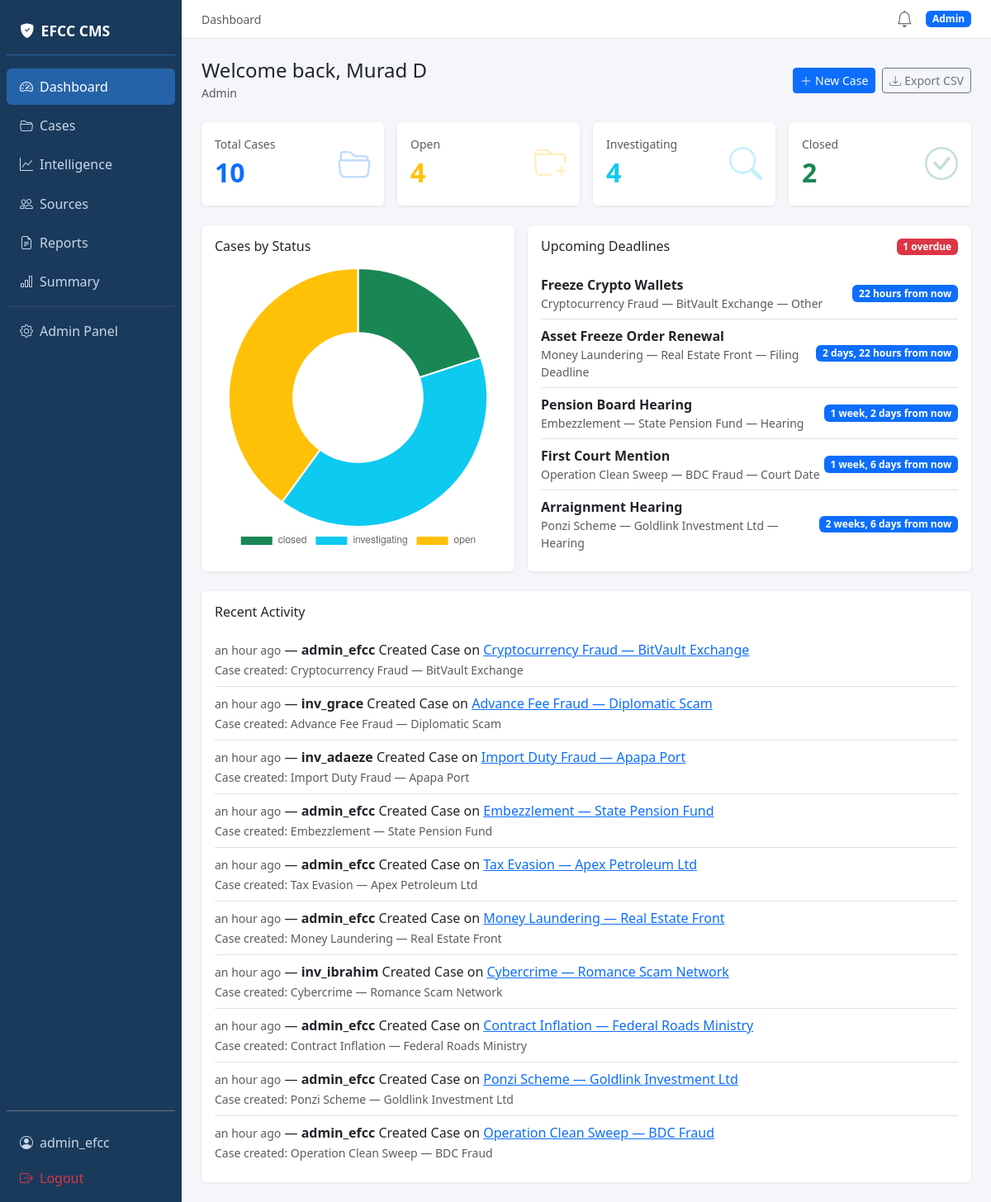
Screenshot of / (signed in) with the database file from the repository.
### core/models.py (models this page shows, shortened)
class User(AbstractUser):
    ROLE_CHOICES = (
        ('admin', 'Admin'),
        ('investigator', 'Investigator'),
        ('legal', 'Legal Officer'),
        ('analyst', 'Analyst'),
    )
    role = models.CharField(max_length=20, choices=ROLE_CHOICES, default='investigator')
    phone = models.CharField(max_length=20, blank=True)
    avatar = models.ImageField(upload_to='avatars/', blank=True, null=True)
    two_factor_enabled = models.BooleanField(default=False)
    two_factor_secret = models.CharField(max_length=32, blank=True)

class CaseDeadline(models.Model):
    DEADLINE_TYPE_CHOICES = (
        ('court_date', 'Court Date'),
        ('filing', 'Filing Deadline'),
        ('hearing', 'Hearing'),
        ('review', 'Case Review'),
        ('other', 'Other'),
    )
    case = models.ForeignKey(Case, on_delete=models.CASCADE, related_name='deadlines')
    title = models.CharField(max_length=255)
    deadline_type = models.CharField(max_length=20, choices=DEADLINE_TYPE_CHOICES, default='other')
    due_date = models.DateTimeField()
    notes = models.TextField(blank=True)
    created_by = models.ForeignKey(settings.AUTH_USER_MODEL, on_delete=models.SET_NULL, null=True)
    created_at = models.DateTimeField(auto_now_add=True)
    is_completed = models.BooleanField(default=False)
    class Meta:
        ordering = ['due_date']
    @property
    def is_overdue(self):
        return not self.is_completed and self.due_date < timezone.now()

class Case(models.Model):
    STATUS_CHOICES = (
        ('open', 'Open'),
        ('investigating', 'Investigating'),
        ('closed', 'Closed'),
    )
    PRIORITY_CHOICES = (
        ('low', 'Low'),
        ('medium', 'Medium'),
        ('high', 'High'),
        ('critical', 'Critical'),
    )
    title = models.CharField(max_length=255)
    description = models.TextField()
    status = models.CharField(max_length=20, choices=STATUS_CHOICES, default='open')
    priority = models.CharField(max_length=10, choices=PRIORITY_CHOICES, default='medium')
    created_by = models.ForeignKey(settings.AUTH_USER_MODEL, on_delete=models.CASCADE, related_name='created_cases')
    assigned_to = models.ForeignKey(settings.AUTH_USER_MODEL, null=True, blank=True, on_delete=models.SET_NULL, related_name='assigned_cases')
    created_at = models.DateTimeField(auto_now_add=True)
    updated_at = models.DateTimeField(auto_now=True)

class ActivityLog(models.Model):
    ACTION_CHOICES = (
        ('create_case', 'Created Case'),
        ('update_case', 'Updated Case'),
        ('upload_evidence', 'Uploaded Evidence'),
        ('change_status', 'Changed Case Status'),
        ('add_comment', 'Added Comment'),
        ('add_suspect', 'Added Suspect'),
        ('add_deadline', 'Added Deadline'),
    )
    user = models.ForeignKey(settings.AUTH_USER_MODEL, on_delete=models.CASCADE)
    case = models.ForeignKey(Case, on_delete=models.CASCADE)
    action = models.CharField(max_length=50, choices=ACTION_CHOICES)
    timestamp = models.DateTimeField(auto_now_add=True)
    details = models.TextField(blank=True)

### core/views.py (the view)
# urls.py: path('', views.dashboard, name='dashboard'),
@login_required
def dashboard(request):
    user = request.user
    if user.role == 'admin':
        cases = Case.objects.all()
        total_users = User.objects.count()
    else:
        cases = Case.objects.filter(assigned_to=user)
        total_users = None
    total_cases = cases.count()
    open_cases = cases.filter(status='open').count()
    investigating = cases.filter(status='investigating').count()
    closed_cases = cases.filter(status='closed').count()
    status_data = list(cases.values('status').annotate(total=Count('id')))
    upcoming_deadlines = CaseDeadline.objects.filter(
        case__in=cases,
        is_completed=False,
        due_date__gte=timezone.now(),
    ).select_related('case').order_by('due_date')[:5]
    overdue_deadlines = CaseDeadline.objects.filter(
        case__in=cases,
        is_completed=False,
        due_date__lt=timezone.now(),
    ).select_related('case').count()
    unread_count = Notification.objects.filter(recipient=user, is_read=False).count()
    recent_activity = ActivityLog.objects.filter(
        case__in=cases
    ).select_related('user', 'case').order_by('-timestamp')[:10]
    return render(request, 'dashboard.html', {
        'total_cases': total_cases,
        'total_users': total_users,
        'open_cases': open_cases,
        'investigating': investigating,
        'closed_cases': closed_cases,
        'status_data': status_data,
        'upcoming_deadlines': upcoming_deadlines,
        'overdue_deadlines': overdue_deadlines,
        'unread_count': unread_count,
        'recent_activity': recent_activity,
    })

### templates/dashboard.html (shortened to what this page needs)
{% extends 'base.html' %}
{% load humanize %}
{% block page_title %}Dashboard{% endblock %}
{% block nav_dashboard %}active{% endblock %}
{% block content %}
<div class="d-flex justify-content-between align-items-center mb-4">
    <div>
        <h4 class="mb-0">Welcome back, {{ request.user.get_full_name|default:request.user.username }}</h4>
        <small class="text-muted">{{ request.user.get_role_display }}</small>
    </div>
    <div class="d-flex gap-2">
        <a href="{% url 'case_create' %}" class="btn btn-primary btn-sm">
            <i class="bi bi-plus-lg me-1"></i>New Case
        </a>
        <a href="{% url 'export_cases_csv' %}" class="btn btn-outline-secondary btn-sm">
            <i class="bi bi-download me-1"></i>Export CSV
        </a>
    </div>
</div>
<div class="row g-3 mb-4">
    <div class="col-sm-6 col-xl-3">
        <div class="card p-3">
            <div class="d-flex justify-content-between align-items-center">
                <div>
                    <div class="text-muted small">Total Cases</div>
                    <div class="fs-2 fw-bold text-primary">{{ total_cases }}</div>
                </div>
                <i class="bi bi-folder2-open fs-1 text-primary opacity-25"></i>
            </div>
        </div>
    </div>
    <div class="col-sm-6 col-xl-3">
        <div class="card p-3">
            <div class="d-flex justify-content-between align-items-center">
                <div>
                    <div class="text-muted small">Open</div>
                    <div class="fs-2 fw-bold text-warning">{{ open_cases }}</div>
                </div>
                <i class="bi bi-folder-plus fs-1 text-warning opacity-25"></i>
            </div>
        </div>
    </div>
    <div class="col-sm-6 col-xl-3">
        <div class="card p-3">
            <div class="d-flex justify-content-between align-items-center">
                <div>
                    <div class="text-muted small">Investigating</div>
                    <div class="fs-2 fw-bold text-info">{{ investigating }}</div>
                </div>
                <i class="bi bi-search fs-1 text-info opacity-25"></i>
            </div>
        </div>
    </div>
    <div class="col-sm-6 col-xl-3">
        <div class="card p-3">
            <div class="d-flex justify-content-between align-items-center">
                <div>
                    <div class="text-muted small">Closed</div>
                    <div class="fs-2 fw-bold text-success">{{ closed_cases }}</div>
                </div>
                <i class="bi bi-check-circle fs-1 text-success opacity-25"></i>
            </div>
        </div>
    </div>
</div>
<div class="row g-3 mb-4">
    <div class="col-lg-5">
        <div class="card p-3 h-100">
            <h6 class="mb-3">Cases by Status</h6>
            <canvas id="statusChart" height="200"></canvas>
        </div>
    </div>
    <div class="col-lg-7">
        <div class="card p-3 h-100">
            <div class="d-flex justify-content-between align-items-center mb-3">
                <h6 class="mb-0">Upcoming Deadlines</h6>
                {% if overdue_deadlines > 0 %}
                <span class="badge bg-danger">{{ overdue_deadlines }} overdue</span>
                {% endif %}
            </div>
            {% if upcoming_deadlines %}
            <ul class="list-group list-group-flush">
                {% for d in upcoming_deadlines %}
                <li class="list-group-item px-0 d-flex justify-content-between align-items-center">
                    <div>
                        <strong>{{ d.title }}</strong>
                        <div class="text-muted small">{{ d.case.title }} — {{ d.get_deadline_type_display }}</div>
                    </div>
                    <span class="badge bg-{% if d.is_overdue %}danger{% else %}primary{% endif %}">
                        {{ d.due_date|naturaltime }}
                    </span>
                </li>
                {% endfor %}
            </ul>
            {% else %}
            <p class="text-muted small">No upcoming deadlines.</p>
            {% endif %}
        </div>
    </div>
</div>
<div class="card p-3">
    <h6 class="mb-3">Recent Activity</h6>
    {% if recent_activity %}
    <ul class="list-group list-group-flush">
        {% for log in recent_activity %}
        <li class="list-group-item px-0">
            <span class="text-muted small">{{ log.timestamp|naturaltime }}</span> —
            <strong>{{ log.user.username }}</strong> {{ log.get_action_display }} on
            <a href="{% url 'case_detail' log.case.pk %}">{{ log.case.title }}</a>
            {% if log.details %}<br><small class="text-muted">{{ log.details }}</small>{% endif %}
        </li>
        {% endfor %}
    </ul>
    {% else %}
    <p class="text-muted small">No recent activity.</p>
    {% endif %}
</div>
{% endblock %}
{% block extra_js %}
<script>
const statusData = {{ status_data|safe }};
const labels = statusData.map(d => d.status);
const values = statusData.map(d => d.total);
const colors = { open: '#ffc107', investigating: '#0dcaf0', closed: '#198754' };
new Chart(document.getElementById('statusChart'), {
    type: 'doughnut',
    data: {
        labels: labels,
        datasets: [{
            data: values,
            backgroundColor: labels.map(l => colors[l] || '#6c757d'),
        }]
    },
    options: { plugins: { legend: { position: 'bottom' } } }
});
</script>
{% endblock %}

### templates/base.html (shortened to what this page needs)
{% load humanize %}
<!DOCTYPE html>
<html lang="en">
<head>
    <link href="https://cdn.jsdelivr.net/npm/bootstrap@5.3.0/dist/css/bootstrap.min.css" rel="stylesheet">
    <link href="https://cdn.jsdelivr.net/npm/bootstrap-icons@1.11.0/font/bootstrap-icons.css" rel="stylesheet">
</head>
<body>
<div class="d-flex">
    {% if user.is_authenticated %}
    <div class="sidebar d-flex flex-column p-2" style="width:220px; min-width:220px;">
        <div class="sidebar-brand mb-3">
            <i class="bi bi-shield-fill-check me-2"></i>EFCC CMS
        </div>
        <nav class="nav flex-column gap-1">
            <a class="nav-link {% block nav_dashboard %}{% endblock %}" href="{% url 'dashboard' %}">
                <i class="bi bi-speedometer2 me-2"></i>Dashboard
            </a>
            <a class="nav-link {% block nav_cases %}{% endblock %}" href="{% url 'case_list' %}">
                <i class="bi bi-folder2-open me-2"></i>Cases
            </a>
            <a class="nav-link {% block nav_intel %}{% endblock %}" href="{% url 'intel_dashboard' %}">
                <i class="bi bi-graph-up me-2"></i>Intelligence
            </a>
            <a class="nav-link" href="{% url 'source_list' %}">
                <i class="bi bi-people me-2"></i>Sources
            </a>
            <a class="nav-link" href="{% url 'report_list' %}">
                <i class="bi bi-file-earmark-text me-2"></i>Reports
            </a>
            <a class="nav-link" href="{% url 'report_summary' %}">
                <i class="bi bi-bar-chart me-2"></i>Summary
            </a>
            {% if user.role == 'admin' or user.is_staff %}
            <hr class="border-secondary my-1">
            <a class="nav-link" href="{% url 'admin:index' %}">
                <i class="bi bi-gear me-2"></i>Admin Panel
            </a>
            {% endif %}
        </nav>
        <div class="mt-auto pt-3 border-top border-secondary">
            <a class="nav-link" href="{% url 'profile' %}">
                <i class="bi bi-person-circle me-2"></i>{{ user.username }}
            </a>
            <a class="nav-link text-danger" href="{% url 'logout' %}">
                <i class="bi bi-box-arrow-right me-2"></i>Logout
            </a>
        </div>
    </div>
    {% endif %}
    <div class="flex-grow-1 d-flex flex-column" style="min-width:0;">
        {% if user.is_authenticated %}
        <div class="topbar d-flex align-items-center justify-content-between px-4 py-2">
            <span class="text-muted small">{% block page_title %}{% endblock %}</span>
            <div class="d-flex align-items-center gap-3">
                <a href="{% url 'notifications' %}" class="position-relative text-secondary text-decoration-none">
                    <i class="bi bi-bell fs-5"></i>
                </a>
                <span class="badge bg-primary">{{ user.get_role_display }}</span>
            </div>
        </div>
        {% endif %}
        <div class="p-4 flex-grow-1">
            {% block content %}{% endblock %}
        </div>
    </div>
</div>
{% block extra_js %}{% endblock %}
</body>
</html>

### templates/base.html (style rules this page uses)
body { background-color: #f4f6f9; }
.sidebar { min-height: 100vh; background: #1a3a5c; }
.sidebar .nav-link { color: #c8d8e8; padding: .6rem 1rem; border-radius: 6px; }
.sidebar .nav-link:hover, .sidebar .nav-link.active { background: #2563a8; color: #fff; }
.sidebar .nav-link i { width: 20px; }
.sidebar-brand { color: #fff; font-weight: 700; font-size: 1.1rem; padding: 1rem; border-bottom: 1px solid #2563a8; }
.topbar { background: #fff; border-bottom: 1px solid #dee2e6; }
.card { border: none; box-shadow: 0 1px 4px rgba(0,0,0,.08); }

### rows the page displays
User: username "admin_efcc", role "Admin", user.get_full_name "Murad D", user.role "Admin"
CaseDeadline: title "Freeze Crypto Wallets", case "Cryptocurrency Fraud — BitVault Exchange", deadline_type "Other", due_date "22 hours from now"
CaseDeadline: title "Asset Freeze Order Renewal", case "Money Laundering — Real Estate Front", deadline_type "Filing Deadline", due_date "2 days, 22 hours from now"
CaseDeadline: title "Pension Board Hearing", case "Embezzlement — State Pension Fund", deadline_type "Hearing", due_date "1 week, 2 days from now"
CaseDeadline: title "First Court Mention", case "Operation Clean Sweep — BDC Fraud", deadline_type "Court Date", due_date "1 week, 6 days from now"
CaseDeadline: title "Arraignment Hearing", case "Ponzi Scheme — Goldlink Investment Ltd", deadline_type "Hearing", due_date "2 weeks, 6 days from now"
ActivityLog: timestamp "an hour ago", user.username "admin_efcc", action "Created Case", case "Cryptocurrency Fraud — BitVault Exchange", details "Case created: Cryptocurrency Fraud — BitVault Exchange"
ActivityLog: timestamp "an hour ago", user.username "inv_grace", action "Created Case", case "Advance Fee Fraud — Diplomatic Scam", details "Case created: Advance Fee Fraud — Diplomatic Scam"
ActivityLog: timestamp "an hour ago", user.username "inv_adaeze", action "Created Case", case "Import Duty Fraud — Apapa Port", details "Case created: Import Duty Fraud — Apapa Port"
ActivityLog: timestamp "an hour ago", user.username "admin_efcc", action "Created Case", case "Embezzlement — State Pension Fund", details "Case created: Embezzlement — State Pension Fund"
ActivityLog: timestamp "an hour ago", user.username "admin_efcc", action "Created Case", case "Tax Evasion — Apex Petroleum Ltd", details "Case created: Tax Evasion — Apex Petroleum Ltd"
ActivityLog: timestamp "an hour ago", user.username "admin_efcc", action "Created Case", case "Money Laundering — Real Estate Front", details "Case created: Money Laundering — Real Estate Front"
ActivityLog: timestamp "an hour ago", user.username "inv_ibrahim", action "Created Case", case "Cybercrime — Romance Scam Network", details "Case created: Cybercrime — Romance Scam Network"
ActivityLog: timestamp "an hour ago", user.username "admin_efcc", action "Created Case", case "Contract Inflation — Federal Roads Ministry", details "Case created: Contract Inflation — Federal Roads Ministry"
ActivityLog: timestamp "an hour ago", user.username "admin_efcc", action "Created Case", case "Ponzi Scheme — Goldlink Investment Ltd", details "Case created: Ponzi Scheme — Goldlink Investment Ltd"
ActivityLog: timestamp "an hour ago", user.username "admin_efcc", action "Created Case", case "Operation Clean Sweep — BDC Fraud", details "Case created: Operation Clean Sweep — BDC Fraud"

### other values shown
{{ total_cases }} "10"
{{ open_cases }} "4"
{{ investigating }} "4"
{{ closed_cases }} "2"
{{ overdue_deadlines }} "1"
chart data {{ status_data|safe }} [{'status': 'closed', 'total': 2}, {'status': 'investigating', 'total': 4}, {'status': 'open', 'total': 4}]
